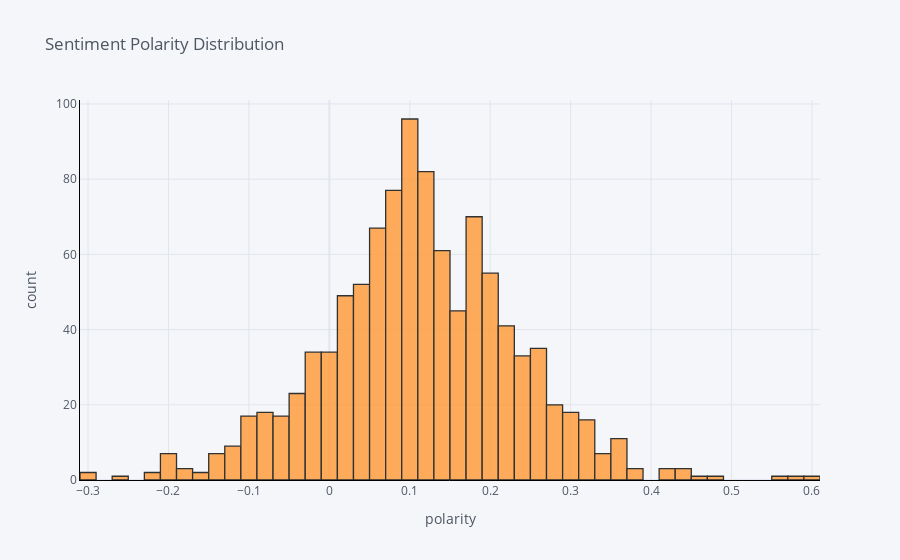

Write notebook code for a chart like this one.
### Code cell
df_ed['polarity'].iplot(
    kind='hist',
    bins=50,
    xTitle='polarity',
    linecolor='black',
    yTitle='count',
    title='Sentiment Polarity Distribution')

### Figure 1 — Plotly figure (JSON) as saved in the notebook; plotly's stock layout.template omitted (floating-point values rounded to 4 significant figures; data arrays with more than 128 entries replaced by an {"elided": "..."} marker saying what was removed)
{"data": [{"histfunc": "count", "histnorm": "", "marker": {"color": "rgba(255, 153, 51, 1.0)", "line": {"color": "#000000", "width": 1.3}}, "name": "polarity", "nbinsx": 50, "opacity": 0.8, "orientation": "v", "type": "histogram", "x": {"elided": "1025 float values"}}], "layout": {"barmode": "overlay", "legend": {"bgcolor": "#F5F6F9", "font": {"color": "#4D5663"}}, "paper_bgcolor": "#F5F6F9", "plot_bgcolor": "#F5F6F9", "title": {"font": {"color": "#4D5663"}, "text": "Sentiment Polarity Distribution"}, "xaxis": {"gridcolor": "#E1E5ED", "linecolor": "black", "showgrid": true, "tickfont": {"color": "#4D5663"}, "title": {"font": {"color": "#4D5663"}, "text": "polarity"}, "zerolinecolor": "#E1E5ED"}, "yaxis": {"gridcolor": "#E1E5ED", "linecolor": "black", "showgrid": true, "tickfont": {"color": "#4D5663"}, "title": {"font": {"color": "#4D5663"}, "text": "count"}, "zerolinecolor": "#E1E5ED"}}}
